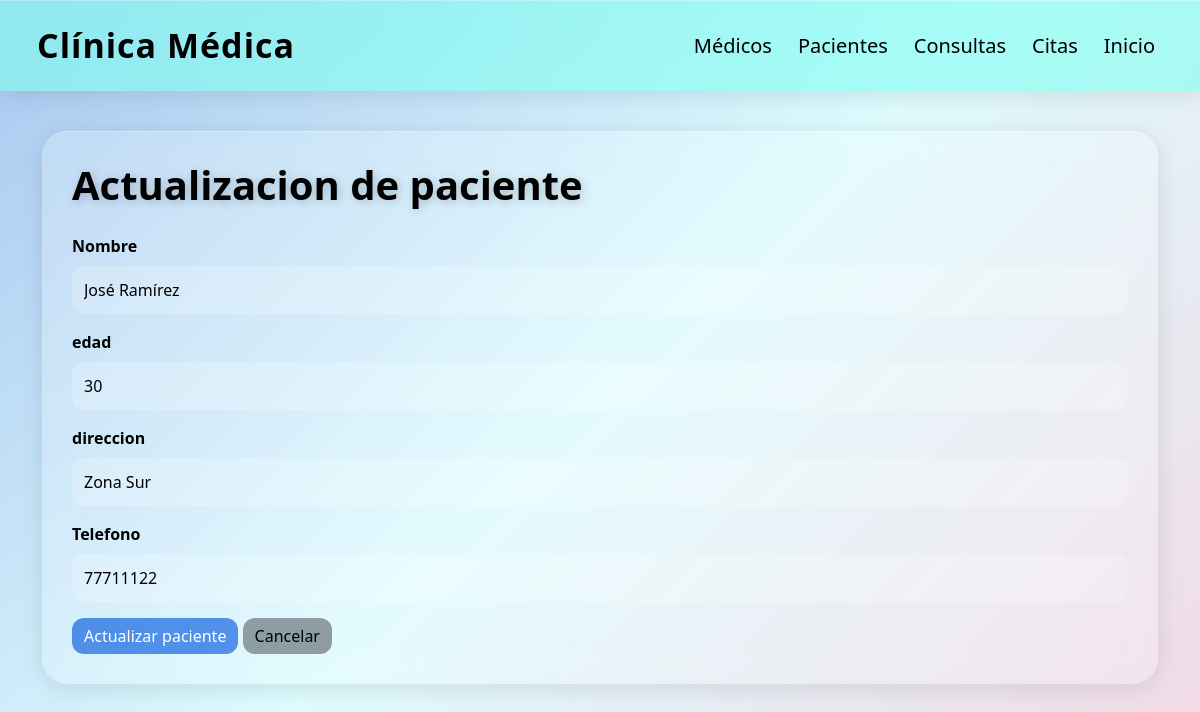
The page /pacientes/edit/1 on the database its author committed.
### models/paciente_model.py (models this page shows, shortened)
class Paciente(db.Model):
    __tablename__ = "pacientes"
    id = db.Column(db.Integer, primary_key=True)
    nombre = db.Column(db.String(100), nullable=False)
    edad = db.Column(db.Integer, nullable=False)
    direccion = db.Column(db.String(150), nullable=False)
    telefono = db.Column(db.String(20), nullable=False)
    consultas = db.relationship("Consulta", back_populates="paciente")
    @staticmethod
    def get_by_id(id):
        return Paciente.query.get(id)

### controllers/paciente_controller.py (the view, shortened to what this page needs)
@paciente_bp.route("/edit/<int:id>", methods=["GET", "POST"])
def edit(id):
    paciente = Paciente.get_by_id(id)
    return paciente_view.edit(paciente)

### run.py (called while the page is built)
@app.context_processor
def inject_active_path():
    def is_active(path):
        return "active" if request.path == path else ""
    return dict(is_active=is_active)

### views/paciente_view.py (called while the page is built)
def edit(paciente):
    return render_template("pacientes/edit.html", paciente=paciente)

### templates/pacientes/edit.html (shortened to what this page needs)
{% extends "base.html" %}
{% block content %}
<h1>Actualizacion de paciente</h1>
<form action="{{ url_for('paciente.edit', id=paciente.id) }}" method="POST">
    <div class="mb-3">
        <label for="" class="form-label">Nombre</label>
        <input type="text" class="form-control" name="nombre" value="{{paciente.nombre}}" required>
    </div>
    <div class="mb-3">
        <label for="" class="form-label">edad</label>
        <input type="text" class="form-control" name="edad" value="{{paciente.edad}}" required>
    </div>
    <div class="mb-3">
        <label for="" class="form-label">direccion</label>
        <input type="text" class="form-control" name="direccion" value="{{paciente.direccion}}" required>
    </div>
    <div class="mb-3">
        <label for="" class="form-label">Telefono</label>
        <input type="number" class="form-control" name="telefono" value="{{paciente.telefono}}" required>
    </div>
    <button type="submit" class="btn btn-primary">Actualizar paciente</button>
    <a href="{{ url_for('paciente.index') }}" class="btn btn-secondary">Cancelar</a>
</form>
{% endblock %}

### templates/base.html (style rules this page uses)
* { margin: 0; padding: 0; box-sizing: border-box; }
body { background: linear-gradient(135deg, #a8c8f0 0%, #defbfe 50%, #f3d8e4 100%); min-height: 100vh; font-family: 'Segoe UI', sans-serif; }
h1 { color: rgb(0, 0, 0); font-weight: bold; margin-bottom: 25px; text-shadow: 2px 2px 10px rgba(0, 0, 0, 0.2); }
.form-control, .form-select { background: rgba(255, 255, 255, 0.20); border: none; color: rgb(0, 0, 0); border-radius: 12px; padding: 12px; }
.form-label { color: rgb(0, 0, 0); font-weight: bold; }
::placeholder { color: rgba(0, 0, 0, 0.7) !important; }
.btn { border-radius: 12px; transition: 0.2s ease; }
.btn-primary { background: rgba(21, 102, 224, 0.7); border: none; }
.btn-secondary { background: rgba(108, 117, 125, 0.7); border: none; color: rgb(0, 0, 0); }

### rows shown on the page
Paciente: nombre "José Ramírez", edad "30", direccion "Zona Sur", telefono "77711122"
